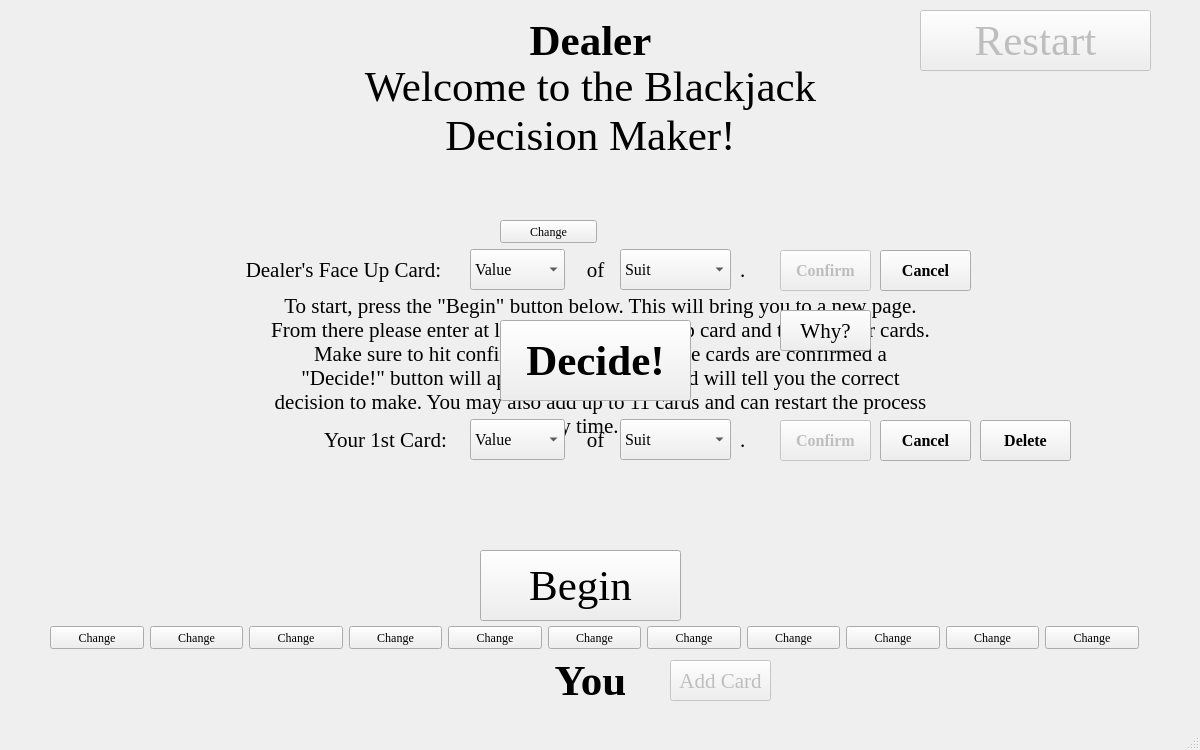
<?xml version="1.0" encoding="UTF-8"?>
<ui version="4.0">
 <class>MainWindow</class>
 <widget class="QMainWindow" name="MainWindow">
  <property name="geometry">
   <rect>
    <x>0</x>
    <y>0</y>
    <width>1200</width>
    <height>750</height>
   </rect>
  </property>
  <property name="windowTitle">
   <string>Blackjack Decision App</string>
  </property>
  <property name="windowIcon">
   <iconset>
    <normaloff>images/logo.png</normaloff>images/logo.png</iconset>
  </property>
  <property name="toolTip">
   <string/>
  </property>
  <widget class="QWidget" name="centralwidget">
   <widget class="QLabel" name="DealerLabel">
    <property name="enabled">
     <bool>true</bool>
    </property>
    <property name="geometry">
     <rect>
      <x>510</x>
      <y>20</y>
      <width>161</width>
      <height>41</height>
     </rect>
    </property>
    <property name="font">
     <font>
      <family>Georgia</family>
      <pointsize>32</pointsize>
      <weight>75</weight>
      <bold>true</bold>
     </font>
    </property>
    <property name="text">
     <string>Dealer</string>
    </property>
    <property name="alignment">
     <set>Qt::AlignCenter</set>
    </property>
   </widget>
   <widget class="QLabel" name="PlayerLabel">
    <property name="enabled">
     <bool>true</bool>
    </property>
    <property name="geometry">
     <rect>
      <x>510</x>
      <y>660</y>
      <width>161</width>
      <height>41</height>
     </rect>
    </property>
    <property name="font">
     <font>
      <family>Georgia</family>
      <pointsize>32</pointsize>
      <weight>75</weight>
      <bold>true</bold>
     </font>
    </property>
    <property name="text">
     <string>You</string>
    </property>
    <property name="alignment">
     <set>Qt::AlignCenter</set>
    </property>
   </widget>
   <widget class="QPushButton" name="RestartButton">
    <property name="enabled">
     <bool>false</bool>
    </property>
    <property name="geometry">
     <rect>
      <x>920</x>
      <y>10</y>
      <width>231</width>
      <height>61</height>
     </rect>
    </property>
    <property name="font">
     <font>
      <family>Georgia</family>
      <pointsize>32</pointsize>
      <weight>50</weight>
      <italic>false</italic>
      <bold>false</bold>
      <underline>false</underline>
      <strikeout>false</strikeout>
      <kerning>true</kerning>
     </font>
    </property>
    <property name="cursor">
     <cursorShape>ArrowCursor</cursorShape>
    </property>
    <property name="toolTip">
     <string>Quick way to clear decision and all cards</string>
    </property>
    <property name="text">
     <string>Restart</string>
    </property>
   </widget>
   <widget class="QPushButton" name="BeginButton">
    <property name="geometry">
     <rect>
      <x>480</x>
      <y>550</y>
      <width>201</width>
      <height>71</height>
     </rect>
    </property>
    <property name="font">
     <font>
      <family>Georgia</family>
      <pointsize>32</pointsize>
     </font>
    </property>
    <property name="toolTip">
     <string>Change the above card</string>
    </property>
    <property name="text">
     <string>Begin</string>
    </property>
   </widget>
   <widget class="QWidget" name="DealerInputWidget" native="true">
    <property name="geometry">
     <rect>
      <x>230</x>
      <y>230</y>
      <width>751</width>
      <height>81</height>
     </rect>
    </property>
    <widget class="QLabel" name="label_7">
     <property name="geometry">
      <rect>
       <x>3</x>
       <y>20</y>
       <width>221</width>
       <height>39</height>
      </rect>
     </property>
     <property name="font">
      <font>
       <family>Georgia</family>
       <pointsize>16</pointsize>
      </font>
     </property>
     <property name="text">
      <string>Dealer's Face Up Card:</string>
     </property>
     <property name="alignment">
      <set>Qt::AlignCenter</set>
     </property>
    </widget>
    <widget class="QComboBox" name="DealerValue">
     <property name="geometry">
      <rect>
       <x>240</x>
       <y>19</y>
       <width>95</width>
       <height>41</height>
      </rect>
     </property>
     <property name="font">
      <font>
       <family>Georgia</family>
       <pointsize>12</pointsize>
      </font>
     </property>
     <property name="toolTip">
      <string>Choose the value of your card</string>
     </property>
     <property name="layoutDirection">
      <enum>Qt::LeftToRight</enum>
     </property>
     <property name="editable">
      <bool>false</bool>
     </property>
     <property name="currentText">
      <string>Value</string>
     </property>
     <item>
      <property name="text">
       <string>Value</string>
      </property>
     </item>
     <item>
      <property name="text">
       <string>Ace</string>
      </property>
     </item>
     <item>
      <property name="text">
       <string>2</string>
      </property>
     </item>
     <item>
      <property name="text">
       <string>3</string>
      </property>
     </item>
     <item>
      <property name="text">
       <string>4</string>
      </property>
     </item>
     <item>
      <property name="text">
       <string>5</string>
      </property>
     </item>
     <item>
      <property name="text">
       <string>6</string>
      </property>
     </item>
     <item>
      <property name="text">
       <string>7</string>
      </property>
     </item>
     <item>
      <property name="text">
       <string>8</string>
      </property>
     </item>
     <item>
      <property name="text">
       <string>9</string>
      </property>
     </item>
     <item>
      <property name="text">
       <string>10</string>
      </property>
     </item>
     <item>
      <property name="text">
       <string>Jack</string>
      </property>
     </item>
     <item>
      <property name="text">
       <string>Queen</string>
      </property>
     </item>
     <item>
      <property name="text">
       <string>King</string>
      </property>
     </item>
    </widget>
    <widget class="QLabel" name="label_8">
     <property name="geometry">
      <rect>
       <x>350</x>
       <y>20</y>
       <width>31</width>
       <height>39</height>
      </rect>
     </property>
     <property name="font">
      <font>
       <family>Georgia</family>
       <pointsize>16</pointsize>
      </font>
     </property>
     <property name="text">
      <string>of</string>
     </property>
     <property name="alignment">
      <set>Qt::AlignCenter</set>
     </property>
    </widget>
    <widget class="QComboBox" name="DealerSuit">
     <property name="geometry">
      <rect>
       <x>390</x>
       <y>19</y>
       <width>111</width>
       <height>41</height>
      </rect>
     </property>
     <property name="font">
      <font>
       <family>Georgia</family>
       <pointsize>12</pointsize>
      </font>
     </property>
     <property name="toolTip">
      <string>Choose the suit of your card</string>
     </property>
     <item>
      <property name="text">
       <string>Suit</string>
      </property>
     </item>
     <item>
      <property name="text">
       <string>Spades</string>
      </property>
     </item>
     <item>
      <property name="text">
       <string>Clubs</string>
      </property>
     </item>
     <item>
      <property name="text">
       <string>Hearts</string>
      </property>
     </item>
     <item>
      <property name="text">
       <string>Diamonds</string>
      </property>
     </item>
    </widget>
    <widget class="QPushButton" name="DealerConfirm">
     <property name="enabled">
      <bool>false</bool>
     </property>
     <property name="geometry">
      <rect>
       <x>550</x>
       <y>20</y>
       <width>91</width>
       <height>41</height>
      </rect>
     </property>
     <property name="font">
      <font>
       <family>Georgia</family>
       <pointsize>12</pointsize>
       <weight>75</weight>
       <bold>true</bold>
      </font>
     </property>
     <property name="toolTip">
      <string>Confrim the dealers face up card</string>
     </property>
     <property name="text">
      <string>Confirm</string>
     </property>
    </widget>
    <widget class="QLabel" name="label_9">
     <property name="geometry">
      <rect>
       <x>510</x>
       <y>20</y>
       <width>21</width>
       <height>39</height>
      </rect>
     </property>
     <property name="font">
      <font>
       <family>Georgia</family>
       <pointsize>16</pointsize>
      </font>
     </property>
     <property name="text">
      <string>.</string>
     </property>
     <property name="alignment">
      <set>Qt::AlignLeading|Qt::AlignLeft|Qt::AlignVCenter</set>
     </property>
    </widget>
    <widget class="QPushButton" name="DealerCancel">
     <property name="enabled">
      <bool>true</bool>
     </property>
     <property name="geometry">
      <rect>
       <x>650</x>
       <y>20</y>
       <width>91</width>
       <height>41</height>
      </rect>
     </property>
     <property name="font">
      <font>
       <family>Georgia</family>
       <pointsize>12</pointsize>
       <weight>75</weight>
       <bold>true</bold>
      </font>
     </property>
     <property name="toolTip">
      <string>Cancels dealer card input</string>
     </property>
     <property name="text">
      <string>Cancel</string>
     </property>
    </widget>
   </widget>
   <widget class="QWidget" name="DealerCards" native="true">
    <property name="geometry">
     <rect>
      <x>490</x>
      <y>70</y>
      <width>211</width>
      <height>181</height>
     </rect>
    </property>
    <widget class="QLabel" name="DealerFaceUpCard">
     <property name="geometry">
      <rect>
       <x>10</x>
       <y>4</y>
       <width>97</width>
       <height>140</height>
      </rect>
     </property>
     <property name="text">
      <string/>
     </property>
     <property name="scaledContents">
      <bool>true</bool>
     </property>
    </widget>
    <widget class="QLabel" name="DealerFaceDownCard">
     <property name="geometry">
      <rect>
       <x>113</x>
       <y>4</y>
       <width>96</width>
       <height>140</height>
      </rect>
     </property>
     <property name="text">
      <string/>
     </property>
     <property name="pixmap">
      <pixmap>images/red_back.png</pixmap>
     </property>
     <property name="scaledContents">
      <bool>true</bool>
     </property>
    </widget>
    <widget class="QPushButton" name="DealerChange">
     <property name="geometry">
      <rect>
       <x>10</x>
       <y>150</y>
       <width>97</width>
       <height>23</height>
      </rect>
     </property>
     <property name="font">
      <font>
       <family>Georgia</family>
      </font>
     </property>
     <property name="toolTip">
      <string>Change the above card</string>
     </property>
     <property name="text">
      <string>Change</string>
     </property>
    </widget>
   </widget>
   <widget class="QWidget" name="PlayerCards" native="true">
    <property name="geometry">
     <rect>
      <x>50</x>
      <y>480</y>
      <width>1091</width>
      <height>171</height>
     </rect>
    </property>
    <widget class="QLabel" name="PlayerCard1">
     <property name="geometry">
      <rect>
       <x>0</x>
       <y>0</y>
       <width>94</width>
       <height>140</height>
      </rect>
     </property>
     <property name="text">
      <string/>
     </property>
     <property name="scaledContents">
      <bool>true</bool>
     </property>
    </widget>
    <widget class="QLabel" name="PlayerCard5">
     <property name="geometry">
      <rect>
       <x>398</x>
       <y>0</y>
       <width>94</width>
       <height>140</height>
      </rect>
     </property>
     <property name="text">
      <string/>
     </property>
     <property name="scaledContents">
      <bool>true</bool>
     </property>
    </widget>
    <widget class="QLabel" name="PlayerCard7">
     <property name="geometry">
      <rect>
       <x>597</x>
       <y>0</y>
       <width>94</width>
       <height>140</height>
      </rect>
     </property>
     <property name="text">
      <string/>
     </property>
     <property name="scaledContents">
      <bool>true</bool>
     </property>
    </widget>
    <widget class="QPushButton" name="PlayerChange3">
     <property name="geometry">
      <rect>
       <x>199</x>
       <y>146</y>
       <width>94</width>
       <height>23</height>
      </rect>
     </property>
     <property name="font">
      <font>
       <family>Georgia</family>
      </font>
     </property>
     <property name="toolTip">
      <string>Change the above card</string>
     </property>
     <property name="text">
      <string>Change</string>
     </property>
    </widget>
    <widget class="QPushButton" name="PlayerChange10">
     <property name="geometry">
      <rect>
       <x>896</x>
       <y>146</y>
       <width>93</width>
       <height>23</height>
      </rect>
     </property>
     <property name="font">
      <font>
       <family>Georgia</family>
      </font>
     </property>
     <property name="toolTip">
      <string>Change the above card</string>
     </property>
     <property name="text">
      <string>Change</string>
     </property>
    </widget>
    <widget class="QPushButton" name="PlayerChange4">
     <property name="geometry">
      <rect>
       <x>299</x>
       <y>146</y>
       <width>93</width>
       <height>23</height>
      </rect>
     </property>
     <property name="font">
      <font>
       <family>Georgia</family>
      </font>
     </property>
     <property name="toolTip">
      <string>Change the above card</string>
     </property>
     <property name="text">
      <string>Change</string>
     </property>
    </widget>
    <widget class="QLabel" name="PlayerCard10">
     <property name="geometry">
      <rect>
       <x>896</x>
       <y>0</y>
       <width>93</width>
       <height>140</height>
      </rect>
     </property>
     <property name="text">
      <string/>
     </property>
     <property name="scaledContents">
      <bool>true</bool>
     </property>
    </widget>
    <widget class="QPushButton" name="PlayerChange1">
     <property name="geometry">
      <rect>
       <x>0</x>
       <y>146</y>
       <width>94</width>
       <height>23</height>
      </rect>
     </property>
     <property name="font">
      <font>
       <family>Georgia</family>
      </font>
     </property>
     <property name="toolTip">
      <string>Change the above card</string>
     </property>
     <property name="text">
      <string>Change</string>
     </property>
    </widget>
    <widget class="QPushButton" name="PlayerChange8">
     <property name="geometry">
      <rect>
       <x>697</x>
       <y>146</y>
       <width>93</width>
       <height>23</height>
      </rect>
     </property>
     <property name="font">
      <font>
       <family>Georgia</family>
      </font>
     </property>
     <property name="toolTip">
      <string>Change the above card</string>
     </property>
     <property name="text">
      <string>Change</string>
     </property>
    </widget>
    <widget class="QPushButton" name="PlayerChange6">
     <property name="geometry">
      <rect>
       <x>498</x>
       <y>146</y>
       <width>93</width>
       <height>23</height>
      </rect>
     </property>
     <property name="font">
      <font>
       <family>Georgia</family>
      </font>
     </property>
     <property name="toolTip">
      <string>Change the above card</string>
     </property>
     <property name="text">
      <string>Change</string>
     </property>
    </widget>
    <widget class="QPushButton" name="PlayerChange2">
     <property name="geometry">
      <rect>
       <x>100</x>
       <y>146</y>
       <width>93</width>
       <height>23</height>
      </rect>
     </property>
     <property name="font">
      <font>
       <family>Georgia</family>
      </font>
     </property>
     <property name="toolTip">
      <string>Change the above card</string>
     </property>
     <property name="text">
      <string>Change</string>
     </property>
    </widget>
    <widget class="QLabel" name="PlayerCard3">
     <property name="geometry">
      <rect>
       <x>199</x>
       <y>0</y>
       <width>94</width>
       <height>140</height>
      </rect>
     </property>
     <property name="text">
      <string/>
     </property>
     <property name="scaledContents">
      <bool>true</bool>
     </property>
    </widget>
    <widget class="QLabel" name="PlayerCard6">
     <property name="geometry">
      <rect>
       <x>498</x>
       <y>0</y>
       <width>93</width>
       <height>140</height>
      </rect>
     </property>
     <property name="font">
      <font>
       <family>Georgia</family>
      </font>
     </property>
     <property name="text">
      <string/>
     </property>
     <property name="scaledContents">
      <bool>true</bool>
     </property>
    </widget>
    <widget class="QPushButton" name="PlayerChange5">
     <property name="geometry">
      <rect>
       <x>398</x>
       <y>146</y>
       <width>94</width>
       <height>23</height>
      </rect>
     </property>
     <property name="font">
      <font>
       <family>Georgia</family>
      </font>
     </property>
     <property name="toolTip">
      <string>Change the above card</string>
     </property>
     <property name="text">
      <string>Change</string>
     </property>
    </widget>
    <widget class="QPushButton" name="PlayerChange9">
     <property name="geometry">
      <rect>
       <x>796</x>
       <y>146</y>
       <width>94</width>
       <height>23</height>
      </rect>
     </property>
     <property name="font">
      <font>
       <family>Georgia</family>
      </font>
     </property>
     <property name="toolTip">
      <string>Change the above card</string>
     </property>
     <property name="text">
      <string>Change</string>
     </property>
    </widget>
    <widget class="QLabel" name="PlayerCard8">
     <property name="geometry">
      <rect>
       <x>697</x>
       <y>0</y>
       <width>93</width>
       <height>140</height>
      </rect>
     </property>
     <property name="text">
      <string/>
     </property>
     <property name="scaledContents">
      <bool>true</bool>
     </property>
    </widget>
    <widget class="QPushButton" name="PlayerChange7">
     <property name="geometry">
      <rect>
       <x>597</x>
       <y>146</y>
       <width>94</width>
       <height>23</height>
      </rect>
     </property>
     <property name="font">
      <font>
       <family>Georgia</family>
      </font>
     </property>
     <property name="toolTip">
      <string>Change the above card</string>
     </property>
     <property name="text">
      <string>Change</string>
     </property>
    </widget>
    <widget class="QLabel" name="PlayerCard9">
     <property name="geometry">
      <rect>
       <x>796</x>
       <y>0</y>
       <width>94</width>
       <height>140</height>
      </rect>
     </property>
     <property name="text">
      <string/>
     </property>
     <property name="scaledContents">
      <bool>true</bool>
     </property>
    </widget>
    <widget class="QPushButton" name="PlayerChange11">
     <property name="geometry">
      <rect>
       <x>995</x>
       <y>146</y>
       <width>94</width>
       <height>23</height>
      </rect>
     </property>
     <property name="font">
      <font>
       <family>Georgia</family>
      </font>
     </property>
     <property name="toolTip">
      <string>Change the above card</string>
     </property>
     <property name="text">
      <string>Change</string>
     </property>
    </widget>
    <widget class="QLabel" name="PlayerCard4">
     <property name="geometry">
      <rect>
       <x>299</x>
       <y>0</y>
       <width>93</width>
       <height>140</height>
      </rect>
     </property>
     <property name="text">
      <string/>
     </property>
     <property name="scaledContents">
      <bool>true</bool>
     </property>
    </widget>
    <widget class="QLabel" name="PlayerCard11">
     <property name="geometry">
      <rect>
       <x>995</x>
       <y>0</y>
       <width>94</width>
       <height>140</height>
      </rect>
     </property>
     <property name="text">
      <string/>
     </property>
     <property name="scaledContents">
      <bool>true</bool>
     </property>
    </widget>
    <widget class="QLabel" name="PlayerCard2">
     <property name="geometry">
      <rect>
       <x>100</x>
       <y>0</y>
       <width>93</width>
       <height>140</height>
      </rect>
     </property>
     <property name="text">
      <string/>
     </property>
     <property name="scaledContents">
      <bool>true</bool>
     </property>
    </widget>
   </widget>
   <widget class="QLabel" name="WelcomeLabel">
    <property name="geometry">
     <rect>
      <x>300</x>
      <y>40</y>
      <width>581</width>
      <height>141</height>
     </rect>
    </property>
    <property name="font">
     <font>
      <family>Georgia</family>
      <pointsize>32</pointsize>
     </font>
    </property>
    <property name="layoutDirection">
     <enum>Qt::LeftToRight</enum>
    </property>
    <property name="text">
     <string>Welcome to the Blackjack Decision Maker!</string>
    </property>
    <property name="alignment">
     <set>Qt::AlignCenter</set>
    </property>
    <property name="wordWrap">
     <bool>true</bool>
    </property>
   </widget>
   <widget class="QLabel" name="InstructionsLabel">
    <property name="geometry">
     <rect>
      <x>270</x>
      <y>270</y>
      <width>661</width>
      <height>191</height>
     </rect>
    </property>
    <property name="font">
     <font>
      <family>Georgia</family>
      <pointsize>16</pointsize>
      <underline>false</underline>
     </font>
    </property>
    <property name="text">
     <string>To start, press the &quot;Begin&quot; button below. This will bring you to a new page. From there please enter at least the dealers face up card and two of your cards. Make sure to hit confirm for each. Once those cards are confirmed a &quot;Decide!&quot; button will appear that when pressed will tell you the correct decision to make. You may also add up to 11 cards and can restart the process at any time. Enjoy!</string>
    </property>
    <property name="alignment">
     <set>Qt::AlignCenter</set>
    </property>
    <property name="wordWrap">
     <bool>true</bool>
    </property>
   </widget>
   <widget class="QPushButton" name="DecideButton">
    <property name="geometry">
     <rect>
      <x>500</x>
      <y>320</y>
      <width>191</width>
      <height>81</height>
     </rect>
    </property>
    <property name="font">
     <font>
      <family>Georgia</family>
      <pointsize>32</pointsize>
      <weight>75</weight>
      <bold>true</bold>
     </font>
    </property>
    <property name="toolTip">
     <string>Decide what to do based on the input cards</string>
    </property>
    <property name="text">
     <string>Decide!</string>
    </property>
   </widget>
   <widget class="QLabel" name="DecisionLabel">
    <property name="geometry">
     <rect>
      <x>420</x>
      <y>275</y>
      <width>351</width>
      <height>101</height>
     </rect>
    </property>
    <property name="font">
     <font>
      <pointsize>32</pointsize>
      <weight>75</weight>
      <bold>true</bold>
     </font>
    </property>
    <property name="toolTip">
     <string/>
    </property>
    <property name="text">
     <string/>
    </property>
    <property name="alignment">
     <set>Qt::AlignCenter</set>
    </property>
   </widget>
   <widget class="QPushButton" name="AddCardButton">
    <property name="enabled">
     <bool>false</bool>
    </property>
    <property name="geometry">
     <rect>
      <x>670</x>
      <y>660</y>
      <width>101</width>
      <height>41</height>
     </rect>
    </property>
    <property name="font">
     <font>
      <family>Georgia</family>
      <pointsize>16</pointsize>
      <weight>50</weight>
      <bold>false</bold>
     </font>
    </property>
    <property name="toolTip">
     <string>Add a card to your hand</string>
    </property>
    <property name="text">
     <string>Add Card</string>
    </property>
   </widget>
   <widget class="QWidget" name="PlayerInputWidget" native="true">
    <property name="geometry">
     <rect>
      <x>300</x>
      <y>400</y>
      <width>791</width>
      <height>81</height>
     </rect>
    </property>
    <widget class="QLabel" name="AddCardLabel">
     <property name="geometry">
      <rect>
       <x>10</x>
       <y>20</y>
       <width>151</width>
       <height>39</height>
      </rect>
     </property>
     <property name="font">
      <font>
       <family>Georgia</family>
       <pointsize>16</pointsize>
      </font>
     </property>
     <property name="text">
      <string>Your 1st Card:</string>
     </property>
     <property name="alignment">
      <set>Qt::AlignCenter</set>
     </property>
    </widget>
    <widget class="QComboBox" name="PlayerValue">
     <property name="geometry">
      <rect>
       <x>170</x>
       <y>19</y>
       <width>95</width>
       <height>41</height>
      </rect>
     </property>
     <property name="font">
      <font>
       <family>Georgia</family>
       <pointsize>12</pointsize>
      </font>
     </property>
     <property name="toolTip">
      <string>Choose the value of your card</string>
     </property>
     <property name="layoutDirection">
      <enum>Qt::LeftToRight</enum>
     </property>
     <property name="currentText">
      <string>Value</string>
     </property>
     <property name="currentIndex">
      <number>0</number>
     </property>
     <property name="placeholderText">
      <string>Value</string>
     </property>
     <item>
      <property name="text">
       <string>Value</string>
      </property>
     </item>
     <item>
      <property name="text">
       <string>Ace</string>
      </property>
     </item>
     <item>
      <property name="text">
       <string>2</string>
      </property>
     </item>
     <item>
      <property name="text">
       <string>3</string>
      </property>
     </item>
     <item>
      <property name="text">
       <string>4</string>
      </property>
     </item>
     <item>
      <property name="text">
       <string>5</string>
      </property>
     </item>
     <item>
      <property name="text">
       <string>6</string>
      </property>
     </item>
     <item>
      <property name="text">
       <string>7</string>
      </property>
     </item>
     <item>
      <property name="text">
       <string>8</string>
      </property>
     </item>
     <item>
      <property name="text">
       <string>9</string>
      </property>
     </item>
     <item>
      <property name="text">
       <string>10</string>
      </property>
     </item>
     <item>
      <property name="text">
       <string>Jack</string>
      </property>
     </item>
     <item>
      <property name="text">
       <string>Queen</string>
      </property>
     </item>
     <item>
      <property name="text">
       <string>King</string>
      </property>
     </item>
    </widget>
    <widget class="QLabel" name="label_20">
     <property name="geometry">
      <rect>
       <x>280</x>
       <y>20</y>
       <width>31</width>
       <height>39</height>
      </rect>
     </property>
     <property name="font">
      <font>
       <family>Georgia</family>
       <pointsize>16</pointsize>
      </font>
     </property>
     <property name="text">
      <string>of</string>
     </property>
     <property name="alignment">
      <set>Qt::AlignCenter</set>
     </property>
    </widget>
    <widget class="QComboBox" name="PlayerSuit">
     <property name="geometry">
      <rect>
       <x>320</x>
       <y>19</y>
       <width>111</width>
       <height>41</height>
      </rect>
     </property>
     <property name="font">
      <font>
       <family>Georgia</family>
       <pointsize>12</pointsize>
      </font>
     </property>
     <property name="toolTip">
      <string>Choose the suit of your card</string>
     </property>
     <item>
      <property name="text">
       <string>Suit</string>
      </property>
     </item>
     <item>
      <property name="text">
       <string>Spades</string>
      </property>
     </item>
     <item>
      <property name="text">
       <string>Clubs</string>
      </property>
     </item>
     <item>
      <property name="text">
       <string>Hearts</string>
      </property>
     </item>
     <item>
      <property name="text">
       <string>Diamonds</string>
      </property>
     </item>
    </widget>
    <widget class="QPushButton" name="PlayerConfirm">
     <property name="enabled">
      <bool>false</bool>
     </property>
     <property name="geometry">
      <rect>
       <x>480</x>
       <y>20</y>
       <width>91</width>
       <height>41</height>
      </rect>
     </property>
     <property name="font">
      <font>
       <family>Georgia</family>
       <pointsize>12</pointsize>
       <weight>75</weight>
       <bold>true</bold>
      </font>
     </property>
     <property name="toolTip">
      <string>Confirms your card</string>
     </property>
     <property name="text">
      <string>Confirm</string>
     </property>
    </widget>
    <widget class="QLabel" name="label_21">
     <property name="geometry">
      <rect>
       <x>440</x>
       <y>20</y>
       <width>21</width>
       <height>39</height>
      </rect>
     </property>
     <property name="font">
      <font>
       <family>Georgia</family>
       <pointsize>16</pointsize>
      </font>
     </property>
     <property name="text">
      <string>.</string>
     </property>
     <property name="alignment">
      <set>Qt::AlignLeading|Qt::AlignLeft|Qt::AlignVCenter</set>
     </property>
    </widget>
    <widget class="QPushButton" name="PlayerCardCancel">
     <property name="enabled">
      <bool>true</bool>
     </property>
     <property name="geometry">
      <rect>
       <x>580</x>
       <y>20</y>
       <width>91</width>
       <height>41</height>
      </rect>
     </property>
     <property name="font">
      <font>
       <family>Georgia</family>
       <pointsize>12</pointsize>
       <weight>75</weight>
       <bold>true</bold>
      </font>
     </property>
     <property name="toolTip">
      <string>Cancels your card input</string>
     </property>
     <property name="text">
      <string>Cancel</string>
     </property>
    </widget>
    <widget class="QPushButton" name="PlayerCardDelete">
     <property name="enabled">
      <bool>true</bool>
     </property>
     <property name="geometry">
      <rect>
       <x>680</x>
       <y>20</y>
       <width>91</width>
       <height>41</height>
      </rect>
     </property>
     <property name="font">
      <font>
       <family>Georgia</family>
       <pointsize>12</pointsize>
       <weight>75</weight>
       <bold>true</bold>
      </font>
     </property>
     <property name="toolTip">
      <string>Delete's this card</string>
     </property>
     <property name="text">
      <string>Delete</string>
     </property>
    </widget>
   </widget>
   <widget class="QPushButton" name="WhyButton">
    <property name="geometry">
     <rect>
      <x>780</x>
      <y>310</y>
      <width>91</width>
      <height>41</height>
     </rect>
    </property>
    <property name="font">
     <font>
      <family>Georgia</family>
      <pointsize>16</pointsize>
     </font>
    </property>
    <property name="toolTip">
     <string>Shows a strategey chart.</string>
    </property>
    <property name="text">
     <string>Why?</string>
    </property>
   </widget>
   <widget class="QLabel" name="BackgroundTable">
    <property name="geometry">
     <rect>
      <x>-10</x>
      <y>0</y>
      <width>1211</width>
      <height>721</height>
     </rect>
    </property>
    <property name="text">
     <string/>
    </property>
    <property name="pixmap">
     <pixmap>images/table.jpg</pixmap>
    </property>
    <property name="scaledContents">
     <bool>true</bool>
    </property>
   </widget>
   <zorder>BackgroundTable</zorder>
   <zorder>InstructionsLabel</zorder>
   <zorder>WelcomeLabel</zorder>
   <zorder>PlayerLabel</zorder>
   <zorder>RestartButton</zorder>
   <zorder>BeginButton</zorder>
   <zorder>DealerInputWidget</zorder>
   <zorder>DealerCards</zorder>
   <zorder>PlayerCards</zorder>
   <zorder>DealerLabel</zorder>
   <zorder>DecideButton</zorder>
   <zorder>DecisionLabel</zorder>
   <zorder>AddCardButton</zorder>
   <zorder>PlayerInputWidget</zorder>
   <zorder>WhyButton</zorder>
  </widget>
  <widget class="QMenuBar" name="menubar">
   <property name="geometry">
    <rect>
     <x>0</x>
     <y>0</y>
     <width>1200</width>
     <height>21</height>
    </rect>
   </property>
  </widget>
  <widget class="QStatusBar" name="statusbar"/>
 </widget>
 <resources/>
 <connections/>
</ui>
